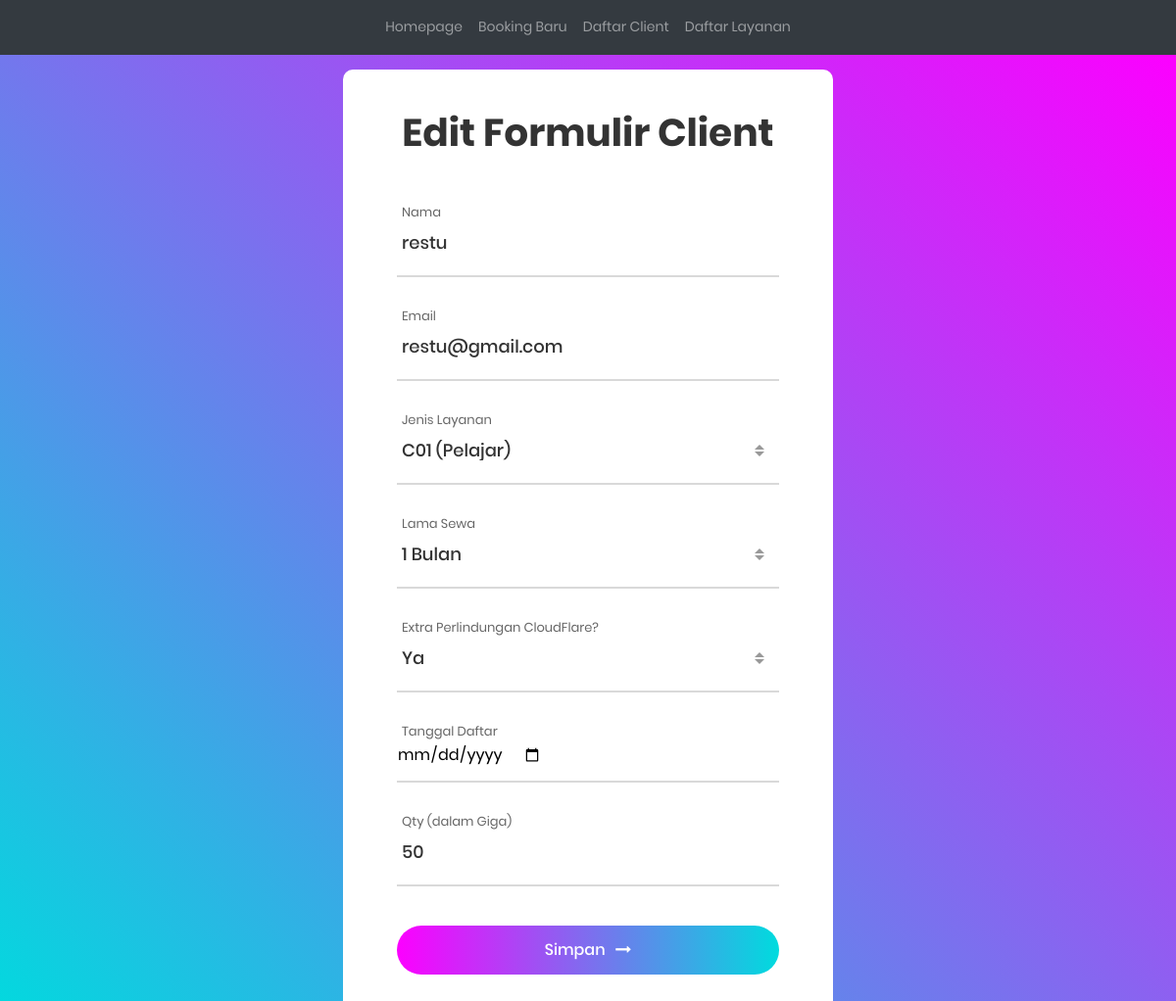
The page /form-edit.php?id=8 on the database its author committed.
### tables this page shows
CREATE TABLE `client` (
  `id` int(3) NOT NULL,
  `nama` varchar(25) NOT NULL,
  `email` varchar(20) NOT NULL,
  `tgl_berakhir` date NOT NULL,
  `kode_produk` varchar(3) NOT NULL,
  `qty` int(3) NOT NULL,
  `diskon` int(9) NOT NULL,
  `total_biaya` int(10) NOT NULL
);

### form-edit.php (the view, shortened to what this page needs)
<?php
include("config.php");
$id = $_GET['id'];
$sql = "SELECT * FROM client WHERE id=$id";
$query = mysqli_query($db, $sql);
$pelanggan = mysqli_fetch_assoc($query);
?>
<!DOCTYPE html>
<html lang="en">
<head>
	<link rel="stylesheet" type="text/css" href="vendor/bootstrap/css/bootstrap.min.css">
	<link rel="stylesheet" type="text/css" href="fonts/font-awesome-4.7.0/css/font-awesome.min.css">
	<link rel="stylesheet" type="text/css" href="vendor/animate/animate.css">
	<link rel="stylesheet" type="text/css" href="vendor/css-hamburgers/hamburgers.min.css">
	<link rel="stylesheet" type="text/css" href="vendor/animsition/css/animsition.min.css">
	<link rel="stylesheet" type="text/css" href="vendor/select2/select2.min.css">
	<link rel="stylesheet" type="text/css" href="vendor/daterangepicker/daterangepicker.css">
	<link rel="stylesheet" type="text/css" href="css/util.css">
	<link rel="stylesheet" type="text/css" href="css/main.css">
</head>
	<body>
	<nav class="navbar navbar-expand-md navbar-dark bg-dark">
      <div class="collapse navbar-collapse justify-content-md-center" id="navvv">
        <ul class="navbar-nav">
          <li class="nav-item">
            <a class="nav-link js-scroll-trigger" href="index.php">Homepage</a>
          </li>
          <li class="nav-item">
            <a class="nav-link js-scroll-trigger" href="form-daftar.php">Booking Baru</a>
          </li>
          <li class="nav-item">
            <a class="nav-link js-scroll-trigger" href="list.php">Daftar Client</a>
		  </li>
		  <li class="nav-item">
            <a class="nav-link js-scroll-trigger" href="storage.php">Daftar Layanan</a>
          </li>
        </ul>
      </div>
	</nav>
	<form action="proses-edit.php" method="POST">
	<div class="container-contact100">
		<div class="wrap-contact100">
			<form class="contact100-form validate-form">
				<span class="contact100-form-title">
					Edit Formulir Client
				</span>
				<div class="wrap-input100 validate-input" data-validate="Name is required">
					<span class="label-input100">Nama</span>
					<input class="input100" type="text" name="nama" placeholder="Masukan nama" value="<?php echo $pelanggan['nama']?>">
					<span class="focus-input100"></span>
				</div>
				<div class="wrap-input100 validate-input">
					<span class="label-input100">Email</span>
					<input class="input100" type="text" name="email" placeholder="Masukan email" value="<?php echo $pelanggan['email']?>">
					<span class="focus-input100"></span>
				</div>
				<div class="wrap-input100 input100-select">
					<span class="label-input100">Jenis Layanan</span>
					<div>
					</div>
					<span class="focus-input100"></span>
				</div>
				<div class="wrap-input100 input100-select">
					<span class="label-input100">Lama Sewa</span>
					<div>
					</div>
					<span class="focus-input100"></span>
				</div>
				<div class="wrap-input100 input100-select">
					<span class="label-input100">Extra Perlindungan CloudFlare?</span>
					<div>
					</div>
					<span class="focus-input100"></span>
				</div>
				<div class="wrap-input100">
					<span class="label-input100">Tanggal Daftar</span><br>
					<input type="date" name="checkin" />
				</div>
				<div class="wrap-input100 validate-input" data-validate="Name is required">
					<span class="label-input100">Qty (dalam Giga)</span>
					<input class="input100" type="text" name="qty" placeholder="Masukan kuantitas" value="<?php echo $pelanggan['qty']?>">
					<span class="focus-input100"></span>
				</div>
				<div class="container-contact100-form-btn">
					<div class="wrap-contact100-form-btn">
						<div class="contact100-form-bgbtn"></div>
						<button class="contact100-form-btn" value="simpan" name="simpan">
							<span>
								Simpan
								<i class="fa fa-long-arrow-right m-l-7" aria-hidden="true"></i>
							</span>
						</button>
					</div>
				</div>
			</form>
		</div>
	</div>
</body>
</html>

### css/main.css (style rules this page uses)
* { margin: 0px; padding: 0px; box-sizing: border-box; }
body, html { height: 100%; font-family: Poppins-Regular, sans-serif; }
a { font-family: Poppins-Regular; font-size: 14px; line-height: 1.7; color: #666666; margin: 0px; transition: all 0.4s; -webkit-transition: all 0.4s; -o-transition: all 0.4s; -moz-transition: all 0.4s; }
ul, li { margin: 0px; list-style-type: none; }
input { outline: none; border: none; }
button { outline: none !important; border: none; background: transparent; }
.container-contact100 { width: 100%; min-height: 100vh; display: -webkit-box; display: -webkit-flex; display: -moz-box; display: -ms-flexbox; display: flex; flex-wrap: wrap; justify-content: center; align-items: center; padding: 15px; background: #a64bf4; background: -webkit-linear-gradient(45deg, #00dbde, #fc00ff); background: -o-linear-gradient(45deg, #00dbde, #fc00ff); background: -moz-linear-gradient(45deg, #00dbde, #fc00ff); background: linear-gradient(45deg, #00dbde, #fc00ff); }
.wrap-contact100 { width: 500px; background: #fff; border-radius: 10px; overflow: hidden; padding: 42px 55px 45px 55px; }
.contact100-form-title { display: block; font-family: Poppins-Bold; font-size: 39px; color: #333333; line-height: 1.2; text-align: center; padding-bottom: 44px; }
.wrap-input100 { width: 100%; position: relative; border-bottom: 2px solid #d9d9d9; padding-bottom: 13px; margin-bottom: 27px; }
.label-input100 { font-family: Poppins-Regular; font-size: 13px; color: #666666; line-height: 1.5; padding-left: 5px; }
.input100 { display: block; width: 100%; background: transparent; font-family: Poppins-Medium; font-size: 18px; color: #333333; line-height: 1.2; padding: 0 5px; }
.focus-input100 { position: absolute; display: block; width: 100%; height: 100%; top: 0; left: 0; pointer-events: none; }
.focus-input100::before { content: ""; display: block; position: absolute; bottom: -2px; left: 0; width: 0; height: 2px; -webkit-transition: all 0.4s; -o-transition: all 0.4s; -moz-transition: all 0.4s; transition: all 0.4s; background: #7f7f7f; }
input.input100 { height: 40px; }
.container-contact100-form-btn { display: -webkit-box; display: -webkit-flex; display: -moz-box; display: -ms-flexbox; display: flex; flex-wrap: wrap; justify-content: center; padding-top: 13px; }
.wrap-contact100-form-btn { width: 100%; display: block; position: relative; z-index: 1; border-radius: 25px; overflow: hidden; margin: 0 auto; }
.contact100-form-bgbtn { position: absolute; z-index: -1; width: 300%; height: 100%; background: #a64bf4; background: -webkit-linear-gradient(left, #00dbde, #fc00ff, #00dbde, #fc00ff); background: -o-linear-gradient(left, #00dbde, #fc00ff, #00dbde, #fc00ff); background: -moz-linear-gradient(left, #00dbde, #fc00ff, #00dbde, #fc00ff); background: linear-gradient(left, #00dbde, #fc00ff, #00dbde, #fc00ff); top: 0; left: -100%; -webkit-transition: all 0.4s; -o-transition: all 0.4s; -moz-transition: all 0.4s; transition: all 0.4s; }
.contact100-form-btn { display: -webkit-box; display: -webkit-flex; display: -moz-box; display: -ms-flexbox; display: flex; justify-content: center; align-items: center; padding: 0 20px; width: 100%; height: 50px; font-family: Poppins-Medium; font-size: 16px; color: #fff; line-height: 1.2; }
.contact100-form-btn i { -webkit-transition: all 0.4s; -o-transition: all 0.4s; -moz-transition: all 0.4s; transition: all 0.4s; }
.validate-input { position: relative; }

### rows shown on the page
client: nama "restu", email "restu@gmail.com", qty "50"
